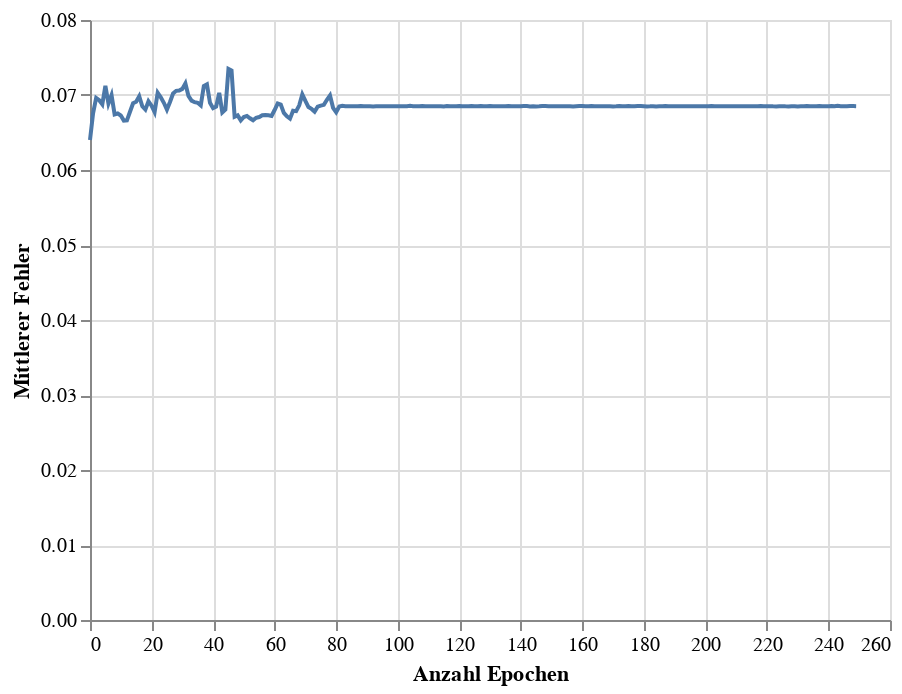

The code cell stored with this chart in its notebook:
### Code cell
train_chart = alt.Chart(loss_df).mark_line().encode(
    x=alt.X('Epoch', title = 'Anzahl Epochen'),
    y=alt.Y('Loss', title = 'Mittlerer Fehler')
)
# glue('train-loss-team', train_chart,display=True)
train_chart

### Figure 1 — Vega-Lite specification as saved in the notebook (floating-point values rounded to 4 significant figures; data arrays with more than 128 entries replaced by an {"elided": "..."} marker saying what was removed)
{"config": {"view": {"continuousWidth": 400, "continuousHeight": 300}}, "data": {"name": "data-1d1386ed72b47b3b9d7d4362751bbf71"}, "mark": "line", "encoding": {"x": {"field": "Epoch", "title": "Anzahl Epochen", "type": "quantitative"}, "y": {"field": "Loss", "title": "Mittlerer Fehler", "type": "quantitative"}}, "$schema": "https://vega.github.io/schema/vega-lite/v4.17.0.json", "datasets": {"data-1d1386ed72b47b3b9d7d4362751bbf71": {"elided": "250 records"}}}
